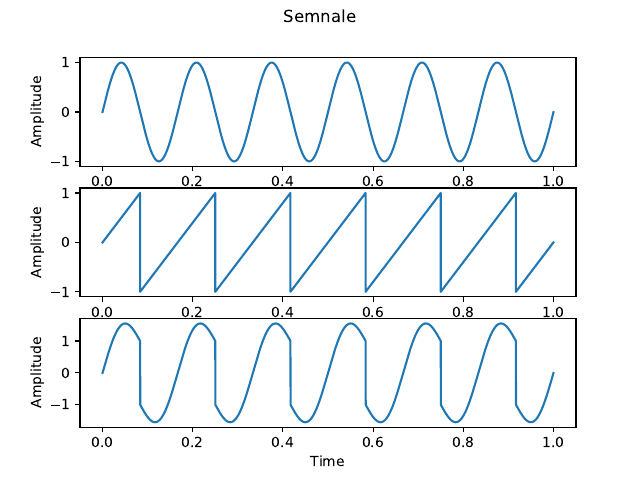

Here is the Python script that generated this plot:
import numpy as np
import matplotlib.pyplot as pl

fig,axs=pl.subplots(3)
fig.suptitle("Semnale")
for ax in axs:
    ax.set_xlabel("Time")
    ax.set_ylabel("Amplitude")

#sin
def b(t):
    return np.sin(12* np.pi * t)
time=np.arange(0,1,0.0001)
btime=b(time)
axs[0].plot(time,btime)


#sawtooth
def c(t):
    f=time[-1]/6
    return 2*(t/f-np.floor(1/2+t/f))
ctime=c(time)
axs[1].plot(time,ctime)

#combinatie
axs[2].plot(time,btime+ctime)

fig.show()
pl.savefig('ex4.pdf')

pl.show()
